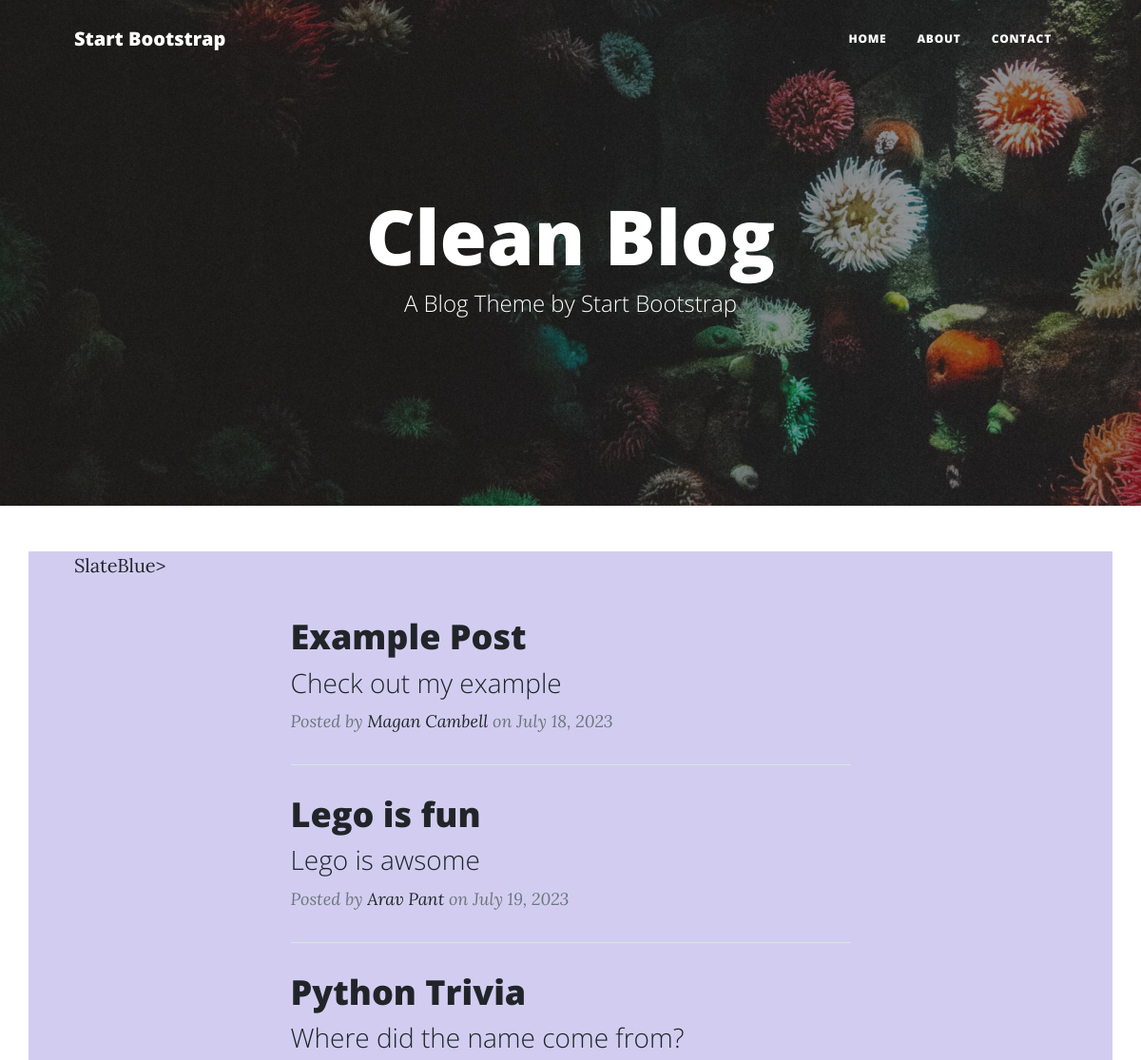
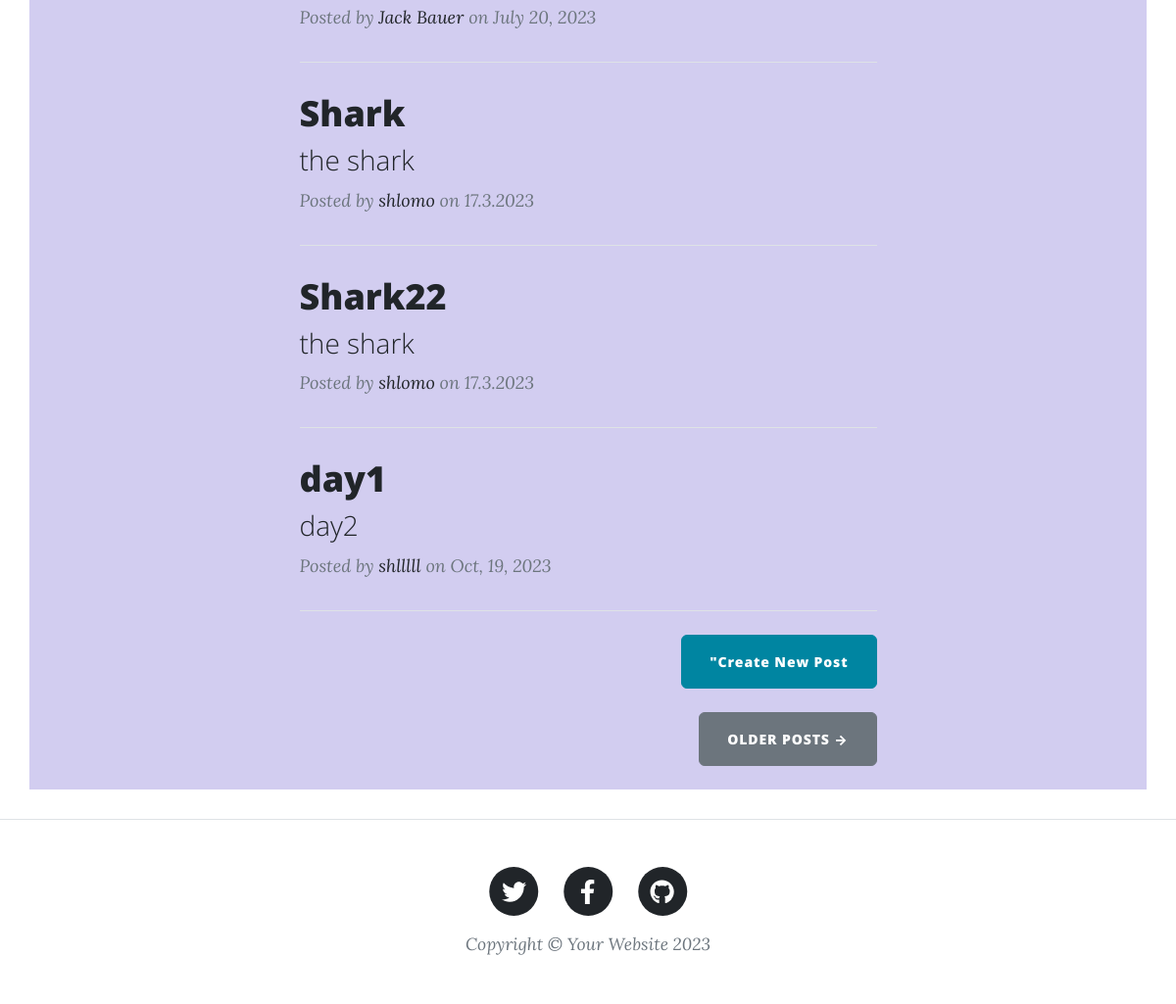
Before: / with the older database file (2 pictures, top to bottom).
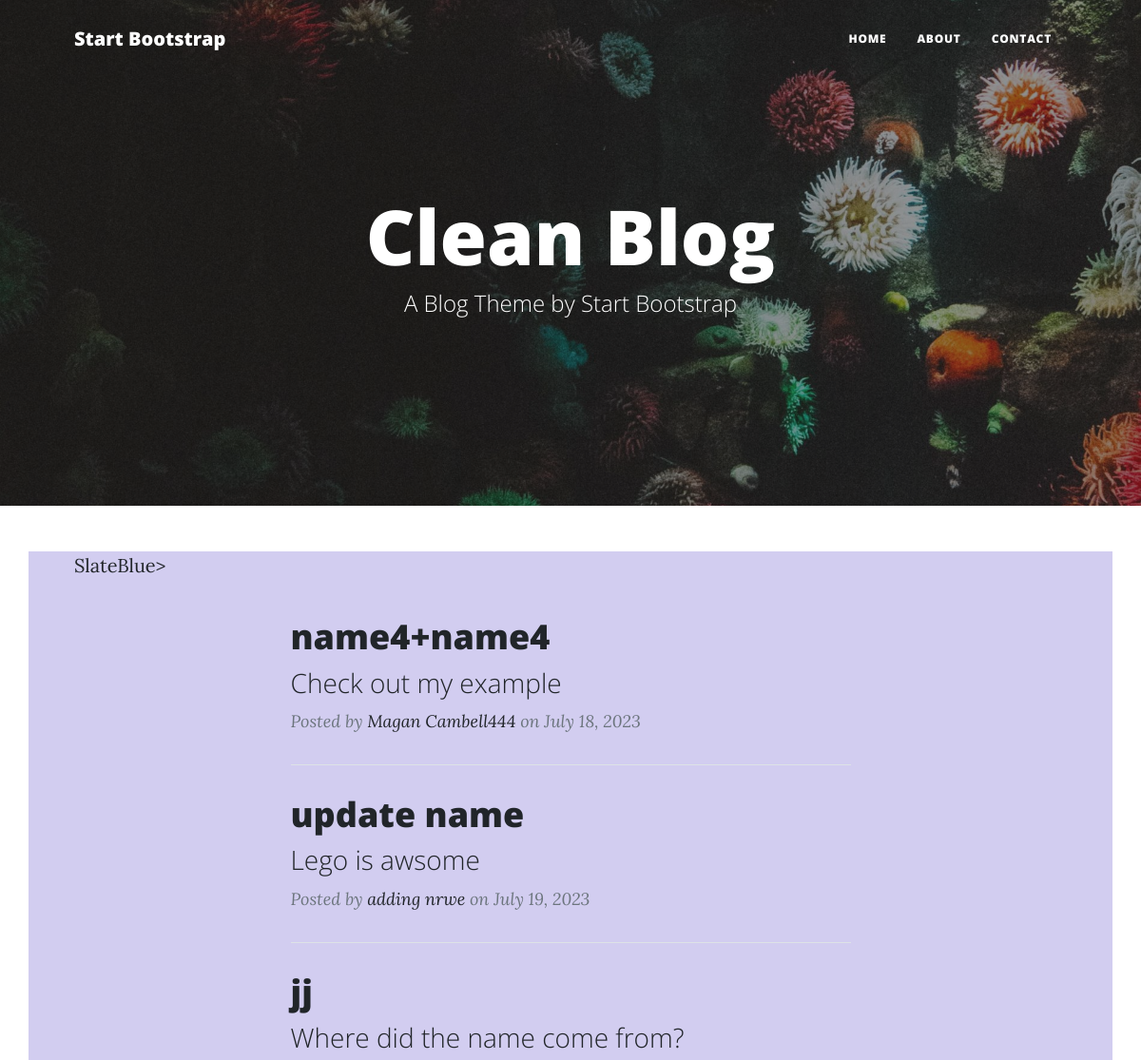
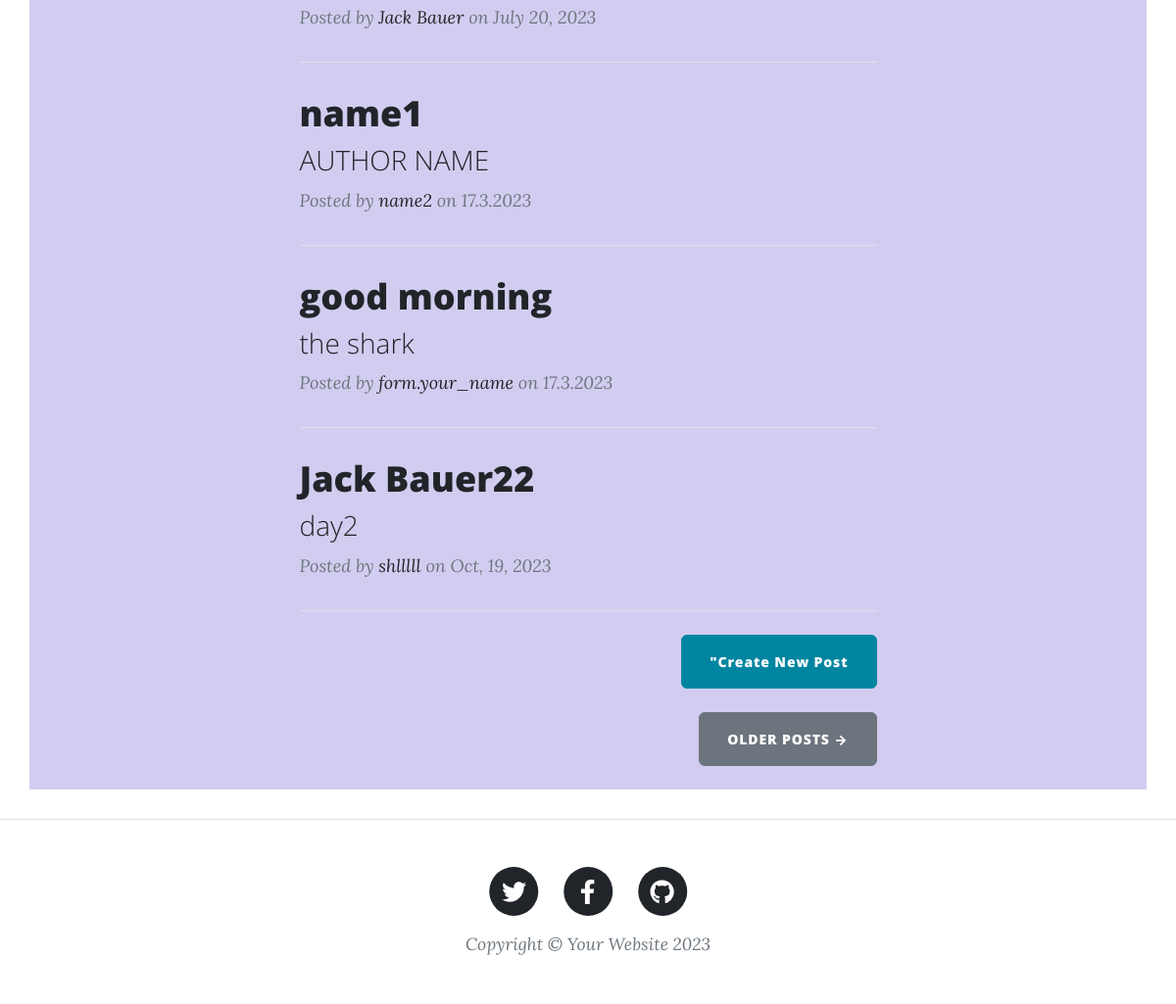
After: the same page with the newer database file (2 pictures, top to bottom).
### main.py (models this page shows)
class BlogPost(db.Model):
    id = db.Column(db.Integer, primary_key=True)
    title = db.Column(db.String(250), nullable=False)
    subtitle = db.Column(db.String(250))
    date = db.Column(db.String(250))
    body = db.Column(db.Text)
    author = db.Column(db.String(250))
    img_url = db.Column(db.String(250))

### main.py (the view)
@app.route('/')
def get_all_posts():
    posts1 = []
    result = db.session.execute(db.select(BlogPost)).scalars()  # same query results
    data = BlogPost.query.all()  # same query results
    posts1 = result.all()
    return render_template("index.html", all_posts=posts1)

### templates/index.html (shortened to what this page needs)
{% include "header.html" %}
<header
  class="masthead"
  style="background-image: url('../static/assets/img/home-bg.jpg')"
>
  <div class="container position-relative px-4 px-lg-5">
    <div class="row gx-4 gx-lg-5 justify-content-center">
      <div class="col-md-10 col-lg-8 col-xl-7">
        <div class="site-heading">
          <h1>Clean Blog</h1>
          <span class="subheading">A Blog Theme by Start Bootstrap</span>
        </div>
      </div>
    </div>
  </div>
</header>
<div class="container px-4 px-lg-5" style="background-color:#d2cdf0 ;">SlateBlue>
  <div class="row gx-4 gx-lg-5 justify-content-center">
    <div class="col-md-10 col-lg-8 col-xl-7">
      {% for post in all_posts %}
      <div class="post-preview">
        <a href="{{ url_for('show_post', post_id=post.id) }}">
          <h2 class="post-title">{{ post.title }}</h2>
          <h3 class="post-subtitle">{{ post.subtitle }}</h3>
        </a>
        <p class="post-meta">
          Posted by
          <a href="#">{{post.author}}</a>
          on {{post.date}}
        </p>
      </div>
      <hr class="my-4" />
      {% endfor %}
      <div class="d-flex justify-content-end mb-4">
         <a class="btn btn-primary float-right"
          href="{{ url_for('add_post') }}"> "Create New Post</a>
      </div>
      <div class="d-flex justify-content-end mb-4">
        <a class="btn btn-secondary text-uppercase" href="#!">Older Posts →</a>
      </div>
    </div>
  </div>
</div>
<br>
{% include "footer.html" %}

### templates/header.html (shortened to what this page needs)
<!DOCTYPE html>
<html lang="en">
  <head>
    {% block styles %}
    {{ bootstrap.load_css() }}
    <link
      href="{{ url_for('static', filename='css/styles.css') }}"
      rel="stylesheet"
    />
    {% endblock %}
  </head>
  <body>
    <nav class="navbar navbar-expand-lg navbar-light" id="mainNav">
      <div class="container px-4 px-lg-5">
        <a class="navbar-brand" href="/">Start Bootstrap</a>
        <div class="collapse navbar-collapse" id="navbarResponsive">
          <ul class="navbar-nav ms-auto py-4 py-lg-0">
            <li class="nav-item">
              <a
                class="nav-link px-lg-3 py-3 py-lg-4"
                href="{{ url_for('get_all_posts') }}"
                >Home</a
              >
            </li>
            <li class="nav-item">
              <a
                class="nav-link px-lg-3 py-3 py-lg-4"
                href="{{ url_for('about') }}"
                >About</a
              >
            </li>
            <li class="nav-item">
              <a
                class="nav-link px-lg-3 py-3 py-lg-4"
                href="{{ url_for('contact') }}"
                >Contact</a
              >
            </li>
          </ul>
        </div>
      </div>
    </nav>

### templates/footer.html (shortened to what this page needs)
        <footer class="border-top">
          <div class="container px-4 px-lg-5">
              <div class="row gx-4 gx-lg-5 justify-content-center">
                  <div class="col-md-10 col-lg-8 col-xl-7">
                      <ul class="list-inline text-center">
                          <li class="list-inline-item">
                              <a href="#!">
                                  <span class="fa-stack fa-lg">
                                      <i class="fas fa-circle fa-stack-2x"></i>
                                      <i class="fab fa-twitter fa-stack-1x fa-inverse"></i>
                                  </span>
                              </a>
                          </li>
                          <li class="list-inline-item">
                              <a href="#!">
                                  <span class="fa-stack fa-lg">
                                      <i class="fas fa-circle fa-stack-2x"></i>
                                      <i class="fab fa-facebook-f fa-stack-1x fa-inverse"></i>
                                  </span>
                              </a>
                          </li>
                          <li class="list-inline-item">
                              <a href="#!">
                                  <span class="fa-stack fa-lg">
                                      <i class="fas fa-circle fa-stack-2x"></i>
                                      <i class="fab fa-github fa-stack-1x fa-inverse"></i>
                                  </span>
                              </a>
                          </li>
                      </ul>
                      <div class="small text-center text-muted fst-italic">Copyright &copy; Your Website 2023</div>
                  </div>
              </div>
          </div>
      </footer>
  </body>
</html>

Changed rows visible on the page:
changed BlogPost "Check out my example": title "Example Post" → "name4+name4"; author "Magan Cambell" → "Magan Cambell444"
changed BlogPost "Lego is awsome": title "Lego is fun" → "update name"; author "Arav Pant" → "adding nrwe"
changed BlogPost "Where did the name come from?": title "Python Trivia" → "jj"
changed BlogPost: title "Shark" → "name1"; subtitle "the shark" → "AUTHOR NAME"; author "shlomo" → "name2"
changed BlogPost "the shark": title "Shark22" → "good morning"; author "shlomo" → "form.your_name"
changed BlogPost "day2": title "day1" → "Jack Bauer22"
